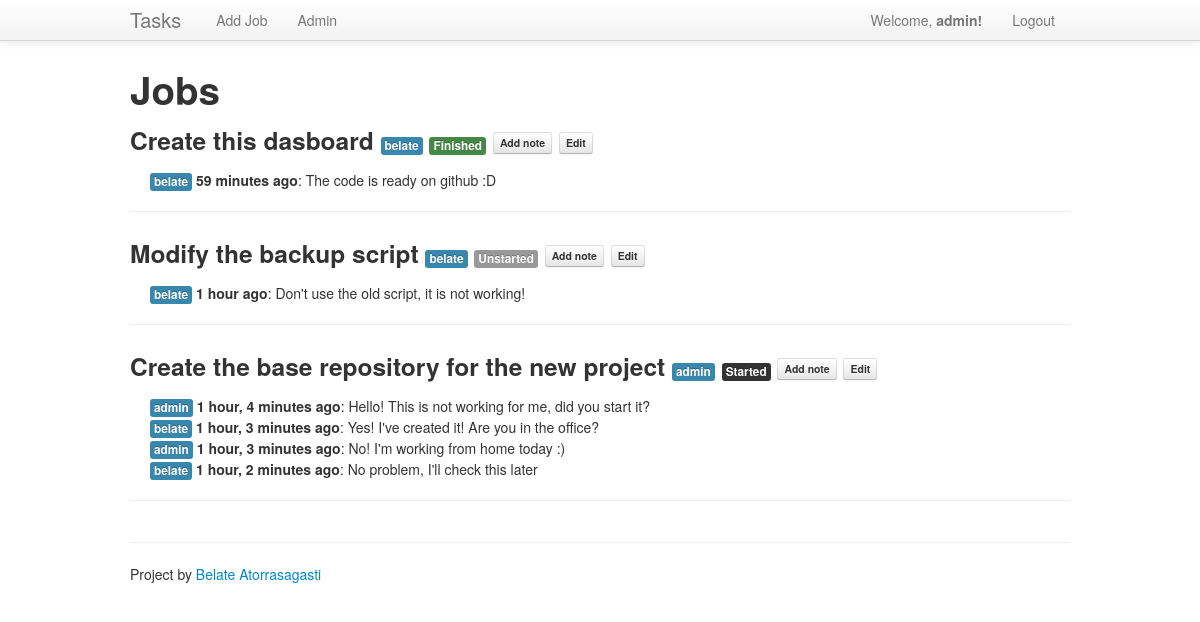
The app's page / (signed in) with its own data.
### jobs/models.py (models this page shows, shortened)
class Job(models.Model):
    name = models.CharField(max_length=200)
    start_date = models.DateField()
    end_date = models.DateField()
    owner = models.ForeignKey(settings.AUTH_USER_MODEL)
    status = models.IntegerField(default=0, choices=[(0, 'Unstarted'),
                                                     (1, 'Started'),
                                                     (2, 'Finished')])
    def status_class(self):
        return {0: '', 1: 'label-inverse', 2: 'label-success'}.get(self.status)

class Note(models.Model):
    text = models.CharField(max_length=200)
    owner = models.ForeignKey(settings.AUTH_USER_MODEL)
    timestamp = models.DateTimeField(auto_now_add=True)
    job = models.ForeignKey(Job, related_name='notes')

### jobs/views.py (the view)
# urls.py: url(r'^$', 'jobs.views.index', name='index'),
def index(request):
    jobs = Job.objects.all().order_by('-id')
    if request.is_ajax():
        return render(request, 'jobs/jobs.html', {'jobs': jobs})
    return render(request, 'jobs/index.html', {'jobs': jobs})

### jobs/templates/jobs/index.html (shortened to what this page needs)
{% extends "jobs/base.html" %}
{% block content %}
<h1>Jobs</h1>
<div id="content">
{% include "jobs/jobs.html" %}
</div>
{% endblock %}

### jobs/templates/jobs/base.html (shortened to what this page needs)
{% load staticfiles %}
<!DOCTYPE html>
<html lang="en">
  <head>
    <link href="{% static "css/bootstrap.css" %}" rel="stylesheet">
    <link href="{% static "css/datepicker.css" %}" rel="stylesheet">
  </head>
  <body>
    <div class="navbar navbar-fixed-top">
      <div class="navbar-inner">
        <div class="container">
          <a class="brand" href="/">Tasks</a>
          <div class="nav-collapse">
            <ul class="nav">
              <li><a href="{% url 'add-job' %}">Add Job</a></li>
              <li><a href="/admin">Admin</a></li>
            </ul>
            <ul class="nav pull-right">
              {% if user.is_authenticated %}
              <li><a>Welcome, <strong>{{ user.username }}!</strong></a></li>
              <li><a href="{% url 'logout' %}">Logout</a></li>
              {% else %}
              <li><a href="{% url 'login' %}">Login</a></li>
              {% endif %}
            </ul>
          </div>
        </div>
      </div>
    </div>
    <div class="container">
      <div class="row">
        <div class="span12">
            {% block content %}{% endblock %}
        </div>
      </div>
      <hr>
      <footer>
        <p>Project by <a href="http://github.com/belate">Belate Atorrasagasti</a></p>
      </footer>
    </div>
  </body>
</html>

### jobs/templates/jobs/jobs.html
{% for job in jobs %}
    <h3>{{ job.name }} <span class="label label-info">{{ job.owner.username }}</span> <span class="label {{ job.status_class }}">{{ job.get_status_display }}</span>
         <a class="btn btn-mini" type="button" href="{% url 'add-note' job.id %}">Add note</a>
         <a class="btn btn-mini" type="button" href="{% url 'edit-job' job.id %}">Edit</a>
     </h3>
    <ul class="unstyled inside">
        {% for note in job.notes.all %}
            <li><span class="label label-info">{{ note.owner.username }}</span> <b>{{ note.timestamp|timesince }} ago</b>: {{ note.text }}</li>
        {% endfor %}
    </ul>
    <hr/>
{% endfor %}

### jobs/templates/jobs/base.html (style rules this page uses)
body { padding-top: 60px; padding-bottom: 40px; }
.inside { padding-left:20px; }

### records on screen
Job: name "Create this dasboard", owner.username "belate", status "Finished"
Note: owner.username "belate", timestamp "59 minutes", text "The code is ready on github :D"
Job: name "Modify the backup script", owner.username "belate", status "Unstarted"
Note: owner.username "belate", timestamp "1 hour", text "Don't use the old script, it is not working!"
Job: name "Create the base repository for the new project", owner.username "admin", status "Started"
Note: owner.username "admin", timestamp "1 hour, 4 minutes", text "Hello! This is not working for me, did you start it?"
Note: owner.username "belate", timestamp "1 hour, 3 minutes", text "Yes! I've created it! Are you in the office?"
Note: owner.username "admin", timestamp "1 hour, 3 minutes", text "No! I'm working from home today :)"
Note: owner.username "belate", timestamp "1 hour, 2 minutes", text "No problem, I'll check this later"

### other values on screen
{{ user.username }} "admin"
